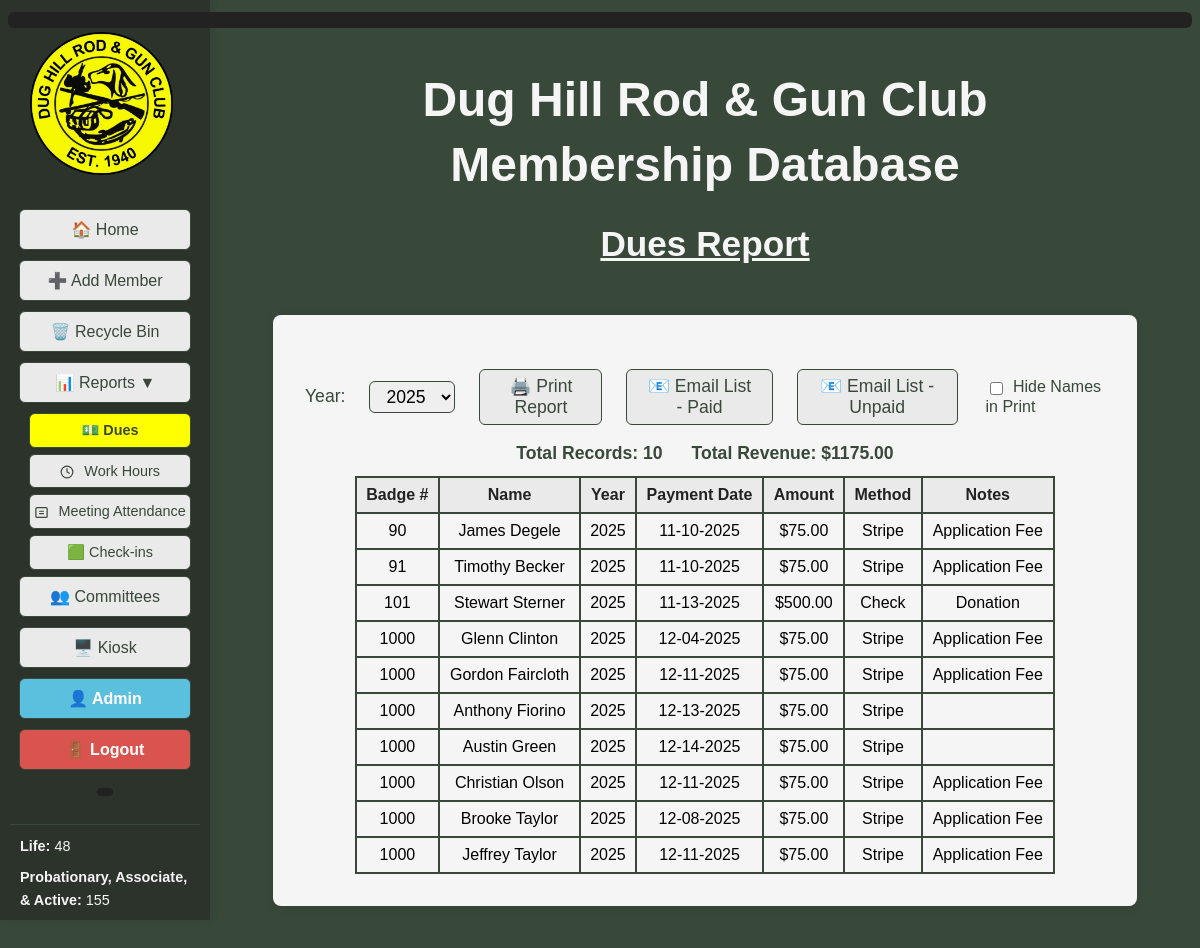
The page /dues_report (signed in) on the database its author committed.
### tables this page shows
CREATE TABLE dues (
			id INTEGER PRIMARY KEY AUTOINCREMENT,
			member_id INTEGER NOT NULL,
			payment_date TEXT NOT NULL,
			amount REAL NOT NULL,
			year TEXT NOT NULL,
			method TEXT,
			notes TEXT,
			FOREIGN KEY (member_id) REFERENCES members(id)
		);

CREATE TABLE members (
			id INTEGER PRIMARY KEY AUTOINCREMENT,
			badge_number TEXT,
			membership_type TEXT,
			first_name TEXT NOT NULL,
			middle_name TEXT,
			last_name TEXT NOT NULL,
			suffix TEXT,
			nickname TEXT,
			dob TEXT,
			email TEXT,
			email2 TEXT,
			phone TEXT,
			phone2 TEXT,
			address TEXT,
			city TEXT,
			state TEXT,
			zip TEXT,
			join_date TEXT,
			sponsor TEXT,
			card_internal TEXT,
			card_external TEXT,
			deleted INTEGER DEFAULT 0,
			deleted_on TEXT
		, member_notes TEXT, application_submitted TEXT, introduced_date TEXT, background_check_submitted TEXT, background_check_passed TEXT);

### DH_DB_Webapp/app.py (the view)
@app.route('/dues_report')
@login_required
def dues_report():
	year = request.args.get('year')
	years = database.get_dues_years()
	if not year:
		now = datetime.datetime.now()
		current_year = str(now.year)
		if current_year in years:
			year = current_year
		elif years:
			year = years[0]
		else:
			year = None
	dues = database.get_all_dues_by_year(year)
	now = datetime.datetime.now()
	member_stats = get_member_stats()
	total_dues_revenue = sum(float(due['amount'] or 0) for due in dues)
	return render_template('dues_report.html', dues=dues, years=years, selected_year=year, now=now, active_page='dues_report', member_stats=member_stats, total_dues_revenue=total_dues_revenue)

### DH_DB_Webapp/templates/dues_report.html (shortened to what this page needs)
<!DOCTYPE html>
<html>
<head>
</head>
<body style="background-color:#384839; font-family:Arial, Helvetica, sans-serif;">
        <div style="color:yellow; background:#222; font-size:1.1em; padding:8px 16px; margin:12px 0; border-radius:6px; z-index:9999; position:relative;">
        </div>
    <div style="display:flex; flex-direction:row;">
        <div style="position:fixed; top:0; left:0; height:100vh; width:210px; background-color:#2c332b; display:flex; flex-direction:column; align-items:center; padding-top:120px; z-index:100; box-shadow:2px 0 8px rgba(0,0,0,0.08); overflow-y:auto;">
            <img src="{{ url_for('static', filename='Main_Logo-removebg-preview.png') }}" alt="Main Logo" style="height:143px; margin-top:-88px; margin-left:-8px; margin-bottom:34px;">
            <a href="{{ url_for('index') }}" class="{{ 'active-menu' if active_page == 'home' else '' }}" style="width:170px; display:inline-block; padding:10px 0; margin-bottom:10px; border-radius:6px; border:1px solid #384839; background-color:#eaeaea; color:#384839; text-decoration:none; font-weight:{{ 'bold' if active_page == 'home' else 'normal' }}; font-size:1em; font-family:Arial, Helvetica, sans-serif; box-shadow:0 1px 2px rgba(0,0,0,0.04); text-align:center;">🏠 Home</a>
            <a href="javascript:void(0);" onclick="openModal('addMemberModal')" style="width:170px; display:inline-block; padding:10px 0; margin-bottom:10px; border-radius:6px; border:1px solid #384839; background-color:#eaeaea; color:#384839; text-decoration:none; font-weight:normal; font-size:1em; font-family:Arial, Helvetica, sans-serif; box-shadow:0 1px 2px rgba(0,0,0,0.04); text-align:center;">➕ Add Member</a>
            <a href="{{ url_for('recycle_bin') }}" class="{{ 'active-menu' if active_page == 'recycle_bin' else '' }}" style="width:170px; display:inline-block; padding:10px 0; margin-bottom:10px; border-radius:6px; border:1px solid #384839; background-color:#eaeaea; color:#384839; text-decoration:none; font-weight:{{ 'bold' if active_page == 'recycle_bin' else 'normal' }}; font-size:1em; font-family:Arial, Helvetica, sans-serif; box-shadow:0 1px 2px rgba(0,0,0,0.04); text-align:center;">🗑️ Recycle Bin</a>
            <div class="menu-toggle" onclick="toggleSubmenu()" style="width:170px; display:inline-block; padding:10px 0; margin-bottom:10px; border-radius:6px; border:1px solid #384839; background-color:#eaeaea; color:#384839; text-decoration:none; font-weight:normal; font-size:1em; font-family:Arial, Helvetica, sans-serif; box-shadow:0 1px 2px rgba(0,0,0,0.04); text-align:center;">
                📊 Reports <span id="submenu-arrow">▼</span>
            </div>
            <div id="reports-submenu" class="submenu {% if active_page in ['dues_report', 'work_hours_report', 'meeting_attendance_report', 'kiosk_report'] %}active{% endif %}">
                <a href="{{ url_for('dues_report') }}" class="{{ 'active-menu' if active_page == 'dues_report' else '' }}" style="width:170px; display:inline-block; padding:10px 0; margin-bottom:10px; border-radius:6px; border:1px solid #384839; background-color:#eaeaea; color:#384839; text-decoration:none; font-weight:{{ 'bold' if active_page == 'dues_report' else 'normal' }}; font-size:1em; font-family:Arial, Helvetica, sans-serif; box-shadow:0 1px 2px rgba(0,0,0,0.04); text-align:center;">💵 Dues</a>
                <a href="{{ url_for('work_hours_report') }}" class="{{ 'active-menu' if active_page == 'work_hours_report' else '' }}" style="width:170px; display:inline-block; padding:10px 0; margin-bottom:10px; border-radius:6px; border:1px solid #384839; background-color:#eaeaea; color:#384839; text-decoration:none; font-weight:{{ 'bold' if active_page == 'work_hours_report' else 'normal' }}; font-size:1em; font-family:Arial, Helvetica, sans-serif; box-shadow:0 1px 2px rgba(0,0,0,0.04); text-align:center;">
                    <img src="{{ url_for('static', filename='icon_work_hours.svg') }}" alt="Work Hours" style="height:1em; vertical-align:middle; margin-right:6px;"> Work Hours
                </a>
                <a href="{{ url_for('meeting_attendance_report') }}" class="{{ 'active-menu' if active_page == 'meeting_attendance_report' else '' }}" style="width:170px; display:inline-block; padding:10px 0; margin-bottom:10px; border-radius:6px; border:1px solid #384839; background-color:#eaeaea; color:#384839; text-decoration:none; font-weight:{{ 'bold' if active_page == 'meeting_attendance_report' else 'normal' }}; font-size:1em; font-family:Arial, Helvetica, sans-serif; box-shadow:0 1px 2px rgba(0,0,0,0.04); text-align:center;">
                    <img src="{{ url_for('static', filename='icon_attendance.svg') }}" alt="Attendance" style="height:1em; vertical-align:middle; margin-right:6px;"> Meeting Attendance
                </a>
                <a href="{{ url_for('kiosk_report') }}" class="{{ 'active-menu' if active_page == 'kiosk_report' else '' }}" style="width:170px; display:inline-block; padding:10px 0; margin-bottom:10px; border-radius:6px; border:1px solid #384839; background-color:#eaeaea; color:#384839; text-decoration:none; font-weight:{{ 'bold' if active_page == 'kiosk_report' else 'normal' }}; font-size:1em; font-family:Arial, Helvetica, sans-serif; box-shadow:0 1px 2px rgba(0,0,0,0.04); text-align:center;">🟩 Check-ins</a>
            </div>
            <a href="{{ url_for('committees') }}" class="{{ 'active-menu' if active_page == 'committees' else '' }}" style="width:170px; display:inline-block; padding:10px 0; margin-bottom:10px; border-radius:6px; border:1px solid #384839; background-color:#eaeaea; color:#384839; text-decoration:none; font-weight:{{ 'bold' if active_page == 'committees' else 'normal' }}; font-size:1em; font-family:Arial, Helvetica, sans-serif; box-shadow:0 1px 2px rgba(0,0,0,0.04); text-align:center;">👥 Committees</a>
            <a href="{{ url_for('kiosk') }}" target="_blank" style="width:170px; display:inline-block; padding:10px 0; margin-bottom:10px; border-radius:6px; border:1px solid #384839; background-color:#eaeaea; color:#384839; text-decoration:none; font-weight:normal; font-size:1em; font-family:Arial, Helvetica, sans-serif; box-shadow:0 1px 2px rgba(0,0,0,0.04); text-align:center;">🖥️ Kiosk</a>
            {% if current_user.is_admin_or_bdfl() %}
            <a href="{{ url_for('admin_users') }}" class="{{ 'active-menu' if active_page == 'admin_users' else '' }}" style="width:170px; display:inline-block; padding:10px 0; margin-bottom:10px; border-radius:6px; border:1px solid #384839; background-color:{{ '#5bc0de' if active_page != 'admin_users' else 'rgb(255,255,0)' }}; color:{{ '#ffffff' if active_page != 'admin_users' else '#000000' }}; text-decoration:none; font-weight:bold; font-size:1em; font-family:Arial, Helvetica, sans-serif; box-shadow:0 1px 2px rgba(0,0,0,0.04); text-align:center; position:relative;">
                <span style="display: flex; align-items: center; width: 100%; justify-content: center; text-align: center;">
                    <span style="display:inline-block; vertical-align:middle;">👤 Admin</span>
                </span>
            </a>
            {% endif %}
            <a href="{{ url_for('logout') }}" style="width:170px; display:inline-block; padding:10px 0; margin-bottom:10px; border-radius:6px; border:1px solid #384839; background-color:#d9534f; color:#ffffff; text-decoration:none; font-weight:bold; font-size:1em; font-family:Arial, Helvetica, sans-serif; box-shadow:0 1px 2px rgba(0,0,0,0.04); text-align:center;">🚪 Logout</a>
                        <div style="color:yellow; background:#222; font-size:0.9em; padding:4px 8px; margin:8px 0; border-radius:4px;">
                        </div>
            <div style="width:170px; margin-top:20px; padding:10px; border-top:1px solid #384839;">
                <div style="color:#f5f5f5; font-size:0.9em; line-height:1.6; text-align:left;">
                    <div style="margin-bottom:8px;"><strong>Life:</strong> {{ member_stats.life_members }}</div>
                    <div style="margin-bottom:8px;"><strong>Probationary, Associate, & Active:</strong> {{ member_stats.voting_members }}</div>
                </div>
            </div>
        </div>
        <div style="flex:1; margin-left:210px; display:flex; flex-direction:column; align-items:center;">
            <div style="display:flex; flex-direction:row; justify-content:center; margin-bottom:20px; width:100%;">
                <div style="text-align:center; width:100%;">
                    <h1 style="margin-bottom:0.2em; color:#f5f5f5; font-size:3em;">Dug Hill Rod & Gun Club</h1>
                    <h1 style="margin-top:0.2em; color:#f5f5f5; font-size:3em;">Membership Database</h1>
                    <h2 style="font-size:2.2em; margin-bottom:0.2em; margin-top:0; text-align:center; color:#f5f5f5; font-family:Arial, Helvetica, sans-serif; font-weight:bold; text-decoration:underline;">Dues Report</h2>
                </div>
            </div>
            <div style="background-color:#f5f5f5; border-radius:8px; padding:32px; min-width:400px; min-height:200px; box-shadow:0 2px 8px rgba(0,0,0,0.08); margin-bottom:40px; margin-top:24px; width:100%; max-width:800px;">
                <div style="display:flex; align-items:center; gap:16px; justify-content:center; margin-bottom:18px;">
                    <form method="get" action="{{ url_for('dues_report') }}" style="display:inline-flex; align-items:center; gap:16px; margin:0;">
                        <label for="year" style="font-size:1.1em; color:#384839; margin-right:8px;">Year:</label>
                        <select name="year" id="year" onchange="this.form.submit()" style="font-size:1.1em; padding:4px 12px; border-radius:6px; border:1px solid #384839;">
                            {% for y in years %}
                            {% if y != 'All' and y != 'all' %}
                            <option value="{{ y }}" {% if selected_year == y %}selected{% endif %}>{{ y }}</option>
                            {% endif %}
                            {% endfor %}
                        </select>
                    </form>
                    <button type="button" class="print-btn" onclick="addGeneratedLineAndPrint()" style="padding:6px 18px; font-size:1.1em; border-radius:6px; border:1px solid #384839; background-color:#eaeaea; color:#384839; cursor:pointer; margin-left:8px;">🖨️ Print Report</button>
                    <button type="button" class="print-btn" onclick="window.location.href='{{ url_for('dues_email_list', year=selected_year) }}'" style="padding:6px 18px; font-size:1.1em; border-radius:6px; border:1px solid #384839; background-color:#eaeaea; color:#384839; cursor:pointer; margin-left:8px;">📧 Email List - Paid</button>
                    <button type="button" class="print-btn" onclick="window.location.href='{{ url_for('dues_unpaid_email_list', year=selected_year) }}'" style="padding:6px 18px; font-size:1.1em; border-radius:6px; border:1px solid #384839; background-color:#eaeaea; color:#384839; cursor:pointer; margin-left:8px;">📧 Email List - Unpaid</button>
                    <label class="hide-names-label" style="font-size:1em; color:#384839; margin-left:12px;">
                        <input type="checkbox" id="hideNamesPrint" style="margin-right:6px; vertical-align:middle;" onclick="toggleHideNames()"> Hide Names in Print
                    </label>
                </div>
                <div style="text-align:center; margin-bottom:12px; font-size:1.1em; color:#384839; font-weight:bold;">
                    Total Records: {{ dues|length }}
                    <span style="margin-left:24px; font-weight:bold; color:#384839;">Total Revenue: ${{ '%.2f'|format(total_dues_revenue) }}</span>
                </div>
                <table id="duesTable" style="width:100%; max-width:700px; margin:auto; border-collapse:collapse;">
                    <thead>
                    <tr style="background:#eaeaea; color:#222;">
                        <th id="th0" style="padding:8px; border:2px solid #384839; cursor:pointer; text-align:center;" onclick="sortTable(0)">Badge # </th>
                        <th id="th1" class="name-col" style="padding:8px; border:2px solid #384839; cursor:pointer;" onclick="sortTable(1)">Name </th>
                        <th id="th2" style="padding:8px; border:2px solid #384839; cursor:pointer; text-align:center;" onclick="sortTable(2)">Year </th>
                        <th id="th3" style="padding:8px; border:2px solid #384839; cursor:pointer;" onclick="sortTable(3)">Payment Date </th>
                        <th id="th4" style="padding:8px; border:2px solid #384839; cursor:pointer;" onclick="sortTable(4)">Amount </th>
                        <th id="th5" style="padding:8px; border:2px solid #384839; cursor:pointer;" onclick="sortTable(5)">Method </th>
                        <th id="th6" style="padding:8px; border:2px solid #384839; cursor:pointer;" onclick="sortTable(6)">Notes </th>
                    </tr>
                    </thead>
                    <tbody>
                    {% for due in dues %}
                    <tr style="cursor:pointer;" onclick="goToMemberDetails({{ due['member_id'] }})">
                        <td style="padding:8px; border:2px solid #384839; text-align:center;">{{ due['badge_number'] }}</td>
                        <td class="name-col" style="padding:8px; border:2px solid #384839;">{{ due['first_name'] }} {{ due['last_name'] }}</td>
                        <td style="padding:8px; border:2px solid #384839; text-align:center;">{{ due['year'] }}</td>
                        <td style="padding:8px; border:2px solid #384839;">{{ due['payment_date']|format_mmddyyyy }}</td>
                        <td style="padding:8px; border:2px solid #384839;">${{ '%.2f'|format(due['amount']) }}</td>
                        <td style="padding:8px; border:2px solid #384839;">{{ due['method'] }}</td>
                        <td style="padding:8px; border:2px solid #384839;">{{ due['notes'] }}</td>
                    </tr>
                    {% endfor %}
                    </tbody>
                </table>
            </div>
        </div>
        </div>
</body>
</html>

### rows shown on the page
dues: badge_number "90", first_name "James", last_name "Degele", year "2025", payment_date "11-10-2025", amount "75.00", method "Stripe", notes "Application Fee"
dues: badge_number "91", first_name "Timothy", last_name "Becker", year "2025", payment_date "11-10-2025", amount "75.00", method "Stripe", notes "Application Fee"
dues: badge_number "101", first_name "Stewart", last_name "Sterner", year "2025", payment_date "11-13-2025", amount "500.00", method "Check", notes "Donation"
dues: badge_number "1000", first_name "Glenn", last_name "Clinton", year "2025", payment_date "12-04-2025", amount "75.00", method "Stripe", notes "Application Fee"
dues: badge_number "1000", first_name "Gordon", last_name "Faircloth", year "2025", payment_date "12-11-2025", amount "75.00", method "Stripe", notes "Application Fee"
dues: badge_number "1000", first_name "Anthony", last_name "Fiorino", year "2025", payment_date "12-13-2025", amount "75.00", method "Stripe"
dues: badge_number "1000", first_name "Austin", last_name "Green", year "2025", payment_date "12-14-2025", amount "75.00", method "Stripe"
dues: badge_number "1000", first_name "Christian", last_name "Olson", year "2025", payment_date "12-11-2025", amount "75.00", method "Stripe", notes "Application Fee"
dues: badge_number "1000", first_name "Brooke", last_name "Taylor", year "2025", payment_date "12-08-2025", amount "75.00", method "Stripe", notes "Application Fee"
dues: badge_number "1000", first_name "Jeffrey", last_name "Taylor", year "2025", payment_date "12-11-2025", amount "75.00", method "Stripe", notes "Application Fee"

### other values the page prints
{{ member_stats.life_members }} "48"
{{ member_stats.voting_members }} "155"
{{ dues|length }} "10"
{{ '%.2f'|format(total_dues_revenue) }} "1175.00"
form field year "2025"
